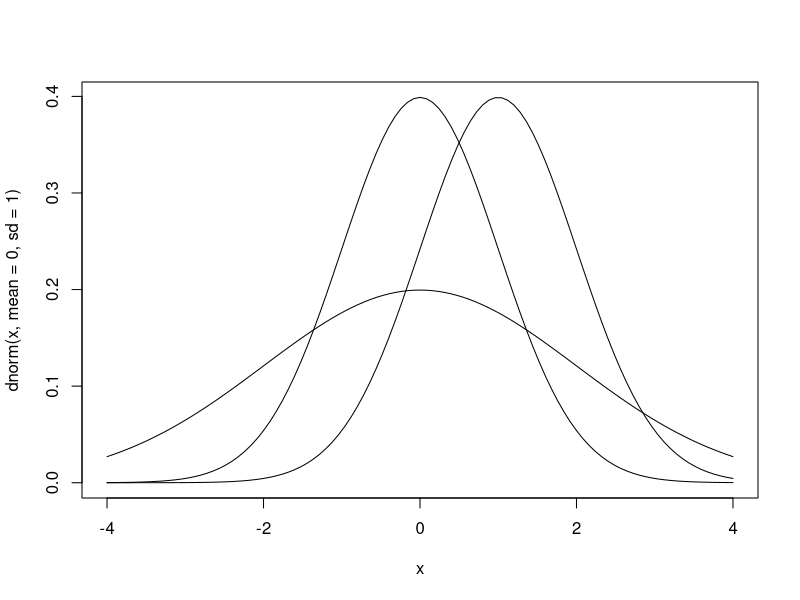
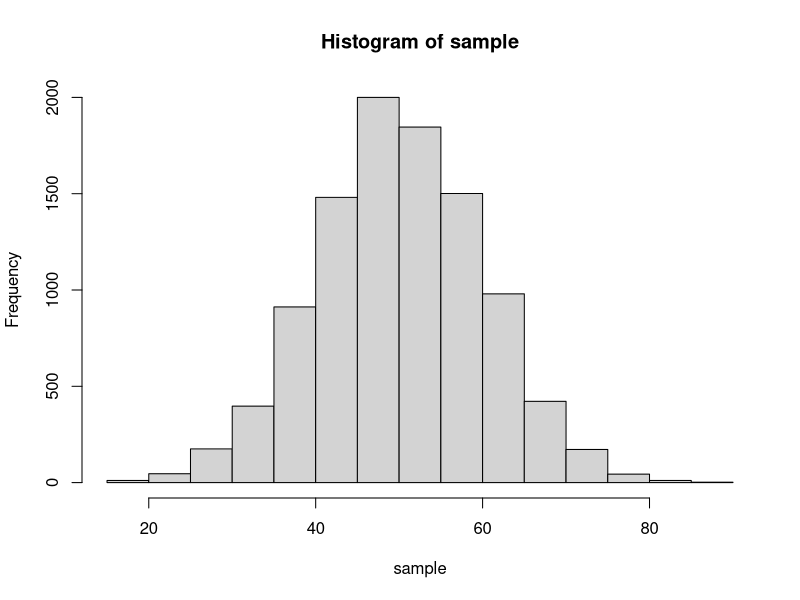
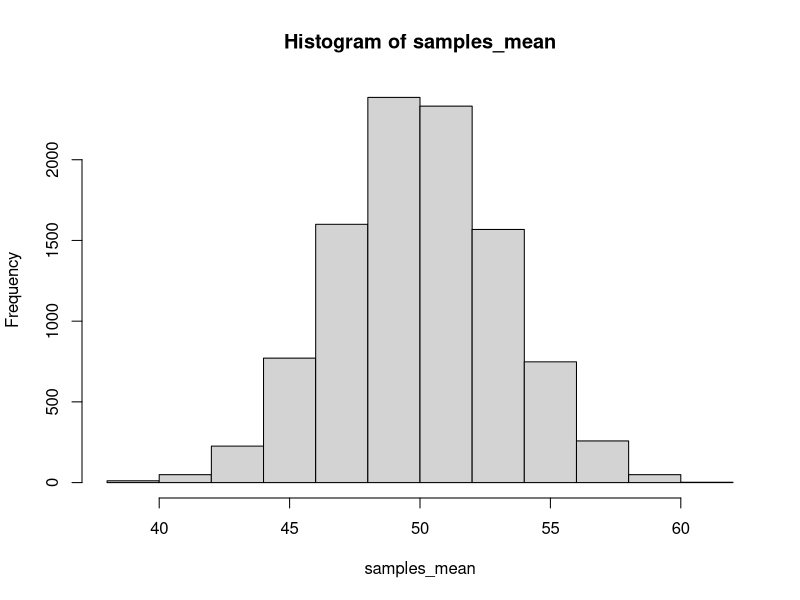
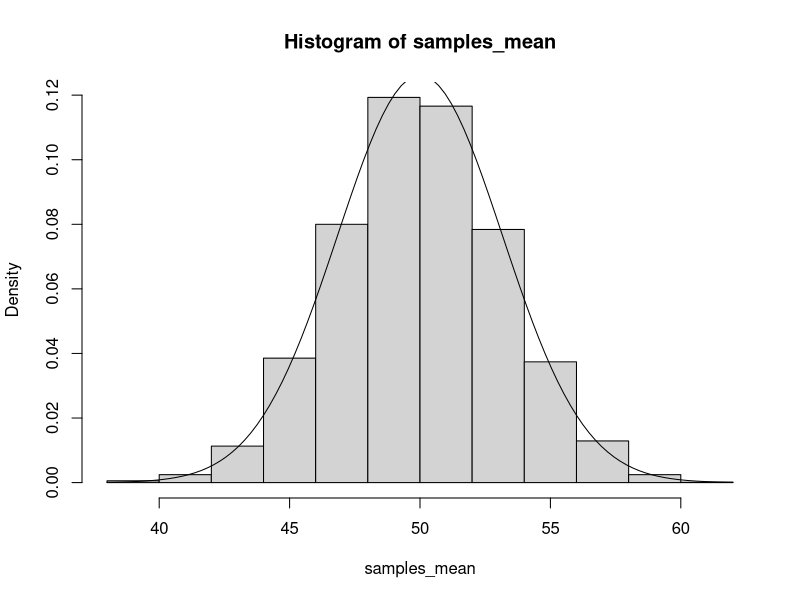

Recreate these plots in R, in order.
height <- c(165.2, 175.9, 161.7, 174.2, 172.1, 163.3, 170.9, 170.6, 168.4, 171.3)
print(height)
print(var(height))

dice <- ceiling(runif(n=6, min=0, max=6))
print(table(dice))

dice6thousand <- ceiling(runif(n=6000, min=0, max=6))
print(table(dice6thousand))

# normal_dist
curve(dnorm(x, mean = 0, sd = 1), from = -4, to = 4)
curve(dnorm(x, mean = 1, sd = 1), from = -4, to = 4, add = TRUE)
curve(dnorm(x, mean = 0, sd = 2), from = -4, to = 4, add = TRUE)
dev.off()

sample = rnorm(n = 10000, mean = 50, sd = 10)
hist(sample)
dev.off()

samples_mean <- numeric(length=10000)
for (i in 1:10000) {
    # N(50, 10^2)からn=10の標本を抽出
    sample <- rnorm(n = 10, mean = 50, sd = 10)
    samples_mean[i] <- mean(sample)
}
hist(samples_mean)
dev.off()

error_under_5 <- ifelse(abs(samples_mean - 50) <=5, 1, 0)
print(table(error_under_5))

hist(samples_mean, freq = FALSE)
curve(dnorm(x, mean = 50, sd = sqrt(10)), add = TRUE)

sample_variance <- numeric(length=10000)
unbiased_variance <- numeric(length=10000)

for (i in 1:10000) {
    sample <- rnorm(n = 10, mean = 50, sd = 10) #exact 10 from N(50,10^2)
    sample_variance[i] <- mean((sample - mean(sample))^2)
    unbiased_variance[i] <- var(sample)
}
print(mean(sample_variance))
print(mean(unbiased_variance))

print(sd(sample_variance))
print(sd(unbiased_variance))

sample_variance_over100 <- ifelse(sample_variance > 200, 1, 0)
table(sample_variance_over100)

unbiased_variance_over100 <- ifelse(unbiased_variance > 200, 1, 0)
table(unbiased_variance_over100)

sample_mean <- numeric(length = 10000)
sample_median <- numeric(length = 10000)

for (i in 1:10000) {
    sample <- rnorm(n = 10, mean = 50, sd = 10)
    sample_mean[i] <- mean(sample)
    sample_median[i] <- median(sample)
}
mean(sample_mean)
mean(sample_median)

sd(sample_mean)
sd(sample_median)
